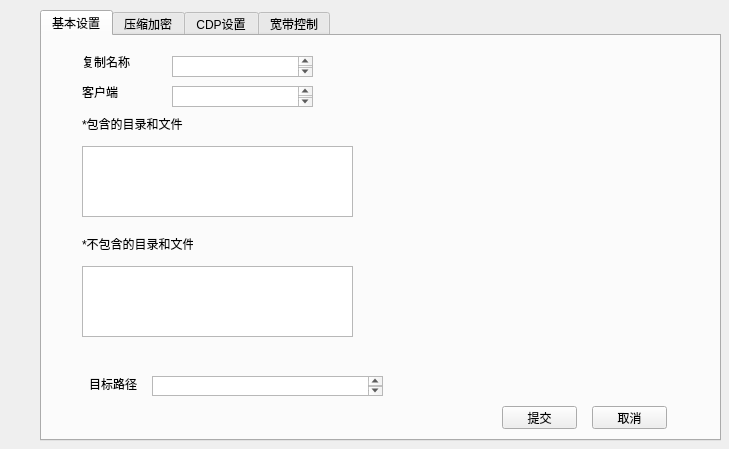
<?xml version="1.0" encoding="UTF-8"?>
<ui version="4.0">
 <class>RulesForm</class>
 <widget class="QWidget" name="RulesForm">
  <property name="geometry">
   <rect>
    <x>0</x>
    <y>0</y>
    <width>729</width>
    <height>449</height>
   </rect>
  </property>
  <property name="windowTitle">
   <string>Form</string>
  </property>
  <widget class="QTabWidget" name="ruleTab">
   <property name="enabled">
    <bool>true</bool>
   </property>
   <property name="geometry">
    <rect>
     <x>40</x>
     <y>10</y>
     <width>681</width>
     <height>431</height>
    </rect>
   </property>
   <property name="currentIndex">
    <number>0</number>
   </property>
   <widget class="QWidget" name="tab">
    <attribute name="title">
     <string>基本设置</string>
    </attribute>
    <widget class="QLabel" name="label">
     <property name="geometry">
      <rect>
       <x>40</x>
       <y>20</y>
       <width>54</width>
       <height>12</height>
      </rect>
     </property>
     <property name="text">
      <string>复制名称</string>
     </property>
    </widget>
    <widget class="QLabel" name="label_2">
     <property name="geometry">
      <rect>
       <x>40</x>
       <y>50</y>
       <width>54</width>
       <height>12</height>
      </rect>
     </property>
     <property name="text">
      <string>客户端</string>
     </property>
    </widget>
    <widget class="QTextEdit" name="textEdit">
     <property name="geometry">
      <rect>
       <x>130</x>
       <y>20</y>
       <width>141</width>
       <height>21</height>
      </rect>
     </property>
    </widget>
    <widget class="QTextEdit" name="textEdit_2">
     <property name="geometry">
      <rect>
       <x>130</x>
       <y>50</y>
       <width>141</width>
       <height>21</height>
      </rect>
     </property>
    </widget>
    <widget class="QLabel" name="label_3">
     <property name="geometry">
      <rect>
       <x>40</x>
       <y>80</y>
       <width>111</width>
       <height>16</height>
      </rect>
     </property>
     <property name="text">
      <string>*包含的目录和文件</string>
     </property>
    </widget>
    <widget class="QPlainTextEdit" name="plainTextEdit">
     <property name="geometry">
      <rect>
       <x>40</x>
       <y>110</y>
       <width>271</width>
       <height>71</height>
      </rect>
     </property>
    </widget>
    <widget class="QPlainTextEdit" name="plainTextEdit_2">
     <property name="geometry">
      <rect>
       <x>40</x>
       <y>230</y>
       <width>271</width>
       <height>71</height>
      </rect>
     </property>
    </widget>
    <widget class="QLabel" name="label_4">
     <property name="geometry">
      <rect>
       <x>40</x>
       <y>200</y>
       <width>111</width>
       <height>16</height>
      </rect>
     </property>
     <property name="text">
      <string>*不包含的目录和文件</string>
     </property>
    </widget>
    <widget class="QLabel" name="label_5">
     <property name="geometry">
      <rect>
       <x>47</x>
       <y>340</y>
       <width>51</width>
       <height>16</height>
      </rect>
     </property>
     <property name="text">
      <string>目标路径</string>
     </property>
    </widget>
    <widget class="QTextEdit" name="textEdit_3">
     <property name="geometry">
      <rect>
       <x>110</x>
       <y>340</y>
       <width>231</width>
       <height>20</height>
      </rect>
     </property>
    </widget>
    <widget class="QPushButton" name="pushButton">
     <property name="geometry">
      <rect>
       <x>460</x>
       <y>370</y>
       <width>75</width>
       <height>23</height>
      </rect>
     </property>
     <property name="text">
      <string>提交</string>
     </property>
    </widget>
    <widget class="QPushButton" name="pushButton_2">
     <property name="geometry">
      <rect>
       <x>550</x>
       <y>370</y>
       <width>75</width>
       <height>23</height>
      </rect>
     </property>
     <property name="text">
      <string>取消</string>
     </property>
    </widget>
   </widget>
   <widget class="QWidget" name="tab_2">
    <attribute name="title">
     <string>压缩加密</string>
    </attribute>
    <widget class="QCheckBox" name="checkBox">
     <property name="geometry">
      <rect>
       <x>60</x>
       <y>40</y>
       <width>71</width>
       <height>21</height>
      </rect>
     </property>
     <property name="text">
      <string>加密</string>
     </property>
    </widget>
    <widget class="QCheckBox" name="checkBox_2">
     <property name="geometry">
      <rect>
       <x>60</x>
       <y>80</y>
       <width>71</width>
       <height>16</height>
      </rect>
     </property>
     <property name="text">
      <string>压缩</string>
     </property>
    </widget>
    <widget class="QRadioButton" name="radioButton">
     <property name="geometry">
      <rect>
       <x>140</x>
       <y>80</y>
       <width>41</width>
       <height>16</height>
      </rect>
     </property>
     <property name="text">
      <string>低</string>
     </property>
    </widget>
    <widget class="QRadioButton" name="radioButton_2">
     <property name="geometry">
      <rect>
       <x>190</x>
       <y>80</y>
       <width>41</width>
       <height>16</height>
      </rect>
     </property>
     <property name="text">
      <string>中</string>
     </property>
    </widget>
    <widget class="QRadioButton" name="radioButton_5">
     <property name="geometry">
      <rect>
       <x>240</x>
       <y>80</y>
       <width>41</width>
       <height>16</height>
      </rect>
     </property>
     <property name="text">
      <string>高</string>
     </property>
    </widget>
    <widget class="QComboBox" name="comboBox">
     <property name="geometry">
      <rect>
       <x>200</x>
       <y>40</y>
       <width>69</width>
       <height>21</height>
      </rect>
     </property>
     <item>
      <property name="text">
       <string>AES</string>
      </property>
     </item>
     <item>
      <property name="text">
       <string>EFS</string>
      </property>
     </item>
     <item>
      <property name="text">
       <string>MD5</string>
      </property>
     </item>
    </widget>
    <widget class="QLabel" name="label_11">
     <property name="geometry">
      <rect>
       <x>130</x>
       <y>40</y>
       <width>54</width>
       <height>21</height>
      </rect>
     </property>
     <property name="text">
      <string>加密类型：</string>
     </property>
    </widget>
    <widget class="QTextEdit" name="textEdit_7">
     <property name="geometry">
      <rect>
       <x>340</x>
       <y>40</y>
       <width>161</width>
       <height>21</height>
      </rect>
     </property>
    </widget>
    <widget class="QLabel" name="label_12">
     <property name="geometry">
      <rect>
       <x>300</x>
       <y>40</y>
       <width>31</width>
       <height>21</height>
      </rect>
     </property>
     <property name="text">
      <string>密钥：</string>
     </property>
    </widget>
   </widget>
   <widget class="QWidget" name="tab_3">
    <attribute name="title">
     <string>CDP设置</string>
    </attribute>
    <widget class="QLabel" name="label_13">
     <property name="geometry">
      <rect>
       <x>80</x>
       <y>70</y>
       <width>21</width>
       <height>21</height>
      </rect>
     </property>
     <property name="text">
      <string>从</string>
     </property>
    </widget>
    <widget class="QCheckBox" name="checkBox_5">
     <property name="geometry">
      <rect>
       <x>50</x>
       <y>20</y>
       <width>91</width>
       <height>21</height>
      </rect>
     </property>
     <property name="text">
      <string>开启CDP</string>
     </property>
    </widget>
    <widget class="QLabel" name="label_14">
     <property name="geometry">
      <rect>
       <x>140</x>
       <y>70</y>
       <width>31</width>
       <height>21</height>
      </rect>
     </property>
     <property name="text">
      <string>天到</string>
     </property>
    </widget>
    <widget class="QLineEdit" name="lineEdit">
     <property name="enabled">
      <bool>false</bool>
     </property>
     <property name="geometry">
      <rect>
       <x>100</x>
       <y>70</y>
       <width>31</width>
       <height>20</height>
      </rect>
     </property>
     <property name="text">
      <string>0</string>
     </property>
    </widget>
    <widget class="QComboBox" name="comboBox_3">
     <property name="geometry">
      <rect>
       <x>180</x>
       <y>70</y>
       <width>69</width>
       <height>21</height>
      </rect>
     </property>
     <property name="currentText">
      <string>4</string>
     </property>
     <property name="currentIndex">
      <number>3</number>
     </property>
     <item>
      <property name="text">
       <string>1</string>
      </property>
     </item>
     <item>
      <property name="text">
       <string>2</string>
      </property>
     </item>
     <item>
      <property name="text">
       <string>3</string>
      </property>
     </item>
     <item>
      <property name="text">
       <string>4</string>
      </property>
     </item>
     <item>
      <property name="text">
       <string>5</string>
      </property>
     </item>
     <item>
      <property name="text">
       <string>6</string>
      </property>
     </item>
     <item>
      <property name="text">
       <string>7</string>
      </property>
     </item>
     <item>
      <property name="text">
       <string>8</string>
      </property>
     </item>
     <item>
      <property name="text">
       <string>9</string>
      </property>
     </item>
     <item>
      <property name="text">
       <string>10</string>
      </property>
     </item>
     <item>
      <property name="text">
       <string>11</string>
      </property>
     </item>
     <item>
      <property name="text">
       <string>12</string>
      </property>
     </item>
     <item>
      <property name="text">
       <string>13</string>
      </property>
     </item>
     <item>
      <property name="text">
       <string>14</string>
      </property>
     </item>
     <item>
      <property name="text">
       <string>15</string>
      </property>
     </item>
    </widget>
    <widget class="QLabel" name="label_24">
     <property name="geometry">
      <rect>
       <x>270</x>
       <y>70</y>
       <width>131</width>
       <height>21</height>
      </rect>
     </property>
     <property name="text">
      <string>保存连续的CDP数据</string>
     </property>
    </widget>
    <widget class="QLabel" name="label_25">
     <property name="geometry">
      <rect>
       <x>270</x>
       <y>110</y>
       <width>131</width>
       <height>21</height>
      </rect>
     </property>
     <property name="text">
      <string>保存合并的CDP数据</string>
     </property>
    </widget>
    <widget class="QLabel" name="label_26">
     <property name="geometry">
      <rect>
       <x>140</x>
       <y>110</y>
       <width>31</width>
       <height>21</height>
      </rect>
     </property>
     <property name="text">
      <string>天到</string>
     </property>
    </widget>
    <widget class="QComboBox" name="comboBox_4">
     <property name="geometry">
      <rect>
       <x>180</x>
       <y>110</y>
       <width>69</width>
       <height>21</height>
      </rect>
     </property>
     <property name="currentText">
      <string>30</string>
     </property>
     <property name="currentIndex">
      <number>0</number>
     </property>
     <item>
      <property name="text">
       <string>30</string>
      </property>
     </item>
     <item>
      <property name="text">
       <string>40</string>
      </property>
     </item>
     <item>
      <property name="text">
       <string>50</string>
      </property>
     </item>
     <item>
      <property name="text">
       <string>60</string>
      </property>
     </item>
    </widget>
    <widget class="QLineEdit" name="lineEdit_2">
     <property name="enabled">
      <bool>false</bool>
     </property>
     <property name="geometry">
      <rect>
       <x>100</x>
       <y>110</y>
       <width>31</width>
       <height>20</height>
      </rect>
     </property>
     <property name="text">
      <string>4</string>
     </property>
    </widget>
    <widget class="QLabel" name="label_27">
     <property name="geometry">
      <rect>
       <x>80</x>
       <y>110</y>
       <width>21</width>
       <height>21</height>
      </rect>
     </property>
     <property name="text">
      <string>从</string>
     </property>
    </widget>
    <widget class="QLabel" name="label_41">
     <property name="geometry">
      <rect>
       <x>270</x>
       <y>150</y>
       <width>131</width>
       <height>21</height>
      </rect>
     </property>
     <property name="text">
      <string>按30天保存的CDP数据</string>
     </property>
    </widget>
    <widget class="QComboBox" name="comboBox_8">
     <property name="geometry">
      <rect>
       <x>180</x>
       <y>150</y>
       <width>69</width>
       <height>21</height>
      </rect>
     </property>
     <property name="currentText">
      <string>180</string>
     </property>
     <property name="currentIndex">
      <number>0</number>
     </property>
     <item>
      <property name="text">
       <string>180</string>
      </property>
     </item>
     <item>
      <property name="text">
       <string>270</string>
      </property>
     </item>
     <item>
      <property name="text">
       <string>360</string>
      </property>
     </item>
    </widget>
    <widget class="QLineEdit" name="lineEdit_5">
     <property name="enabled">
      <bool>false</bool>
     </property>
     <property name="geometry">
      <rect>
       <x>100</x>
       <y>150</y>
       <width>31</width>
       <height>20</height>
      </rect>
     </property>
     <property name="text">
      <string>30</string>
     </property>
    </widget>
    <widget class="QLabel" name="label_42">
     <property name="geometry">
      <rect>
       <x>80</x>
       <y>150</y>
       <width>21</width>
       <height>21</height>
      </rect>
     </property>
     <property name="text">
      <string>从</string>
     </property>
    </widget>
    <widget class="QLabel" name="label_43">
     <property name="geometry">
      <rect>
       <x>140</x>
       <y>150</y>
       <width>31</width>
       <height>21</height>
      </rect>
     </property>
     <property name="text">
      <string>天到</string>
     </property>
    </widget>
   </widget>
   <widget class="QWidget" name="tab_4">
    <attribute name="title">
     <string>宽带控制</string>
    </attribute>
    <widget class="QLabel" name="label_44">
     <property name="geometry">
      <rect>
       <x>40</x>
       <y>20</y>
       <width>61</width>
       <height>21</height>
      </rect>
     </property>
     <property name="text">
      <string>宽带控制</string>
     </property>
    </widget>
    <widget class="QCheckBox" name="checkBox_12">
     <property name="geometry">
      <rect>
       <x>40</x>
       <y>70</y>
       <width>61</width>
       <height>16</height>
      </rect>
     </property>
     <property name="text">
      <string>星期一</string>
     </property>
    </widget>
    <widget class="QCheckBox" name="checkBox_13">
     <property name="geometry">
      <rect>
       <x>110</x>
       <y>70</y>
       <width>61</width>
       <height>16</height>
      </rect>
     </property>
     <property name="text">
      <string>星期二</string>
     </property>
    </widget>
    <widget class="QCheckBox" name="checkBox_14">
     <property name="geometry">
      <rect>
       <x>180</x>
       <y>70</y>
       <width>61</width>
       <height>16</height>
      </rect>
     </property>
     <property name="text">
      <string>星期三</string>
     </property>
    </widget>
    <widget class="QCheckBox" name="checkBox_15">
     <property name="geometry">
      <rect>
       <x>250</x>
       <y>70</y>
       <width>61</width>
       <height>16</height>
      </rect>
     </property>
     <property name="text">
      <string>星期四</string>
     </property>
    </widget>
    <widget class="QCheckBox" name="checkBox_16">
     <property name="geometry">
      <rect>
       <x>320</x>
       <y>70</y>
       <width>61</width>
       <height>16</height>
      </rect>
     </property>
     <property name="text">
      <string>星期五</string>
     </property>
    </widget>
    <widget class="QCheckBox" name="checkBox_17">
     <property name="geometry">
      <rect>
       <x>390</x>
       <y>70</y>
       <width>61</width>
       <height>16</height>
      </rect>
     </property>
     <property name="text">
      <string>星期六</string>
     </property>
    </widget>
    <widget class="QCheckBox" name="checkBox_27">
     <property name="geometry">
      <rect>
       <x>460</x>
       <y>70</y>
       <width>61</width>
       <height>16</height>
      </rect>
     </property>
     <property name="text">
      <string>星期日</string>
     </property>
    </widget>
    <widget class="QLabel" name="label_62">
     <property name="geometry">
      <rect>
       <x>60</x>
       <y>110</y>
       <width>61</width>
       <height>21</height>
      </rect>
     </property>
     <property name="text">
      <string>开始时间：</string>
     </property>
    </widget>
    <widget class="QLabel" name="label_81">
     <property name="geometry">
      <rect>
       <x>320</x>
       <y>110</y>
       <width>61</width>
       <height>21</height>
      </rect>
     </property>
     <property name="text">
      <string>结束时间：</string>
     </property>
    </widget>
    <widget class="QLabel" name="label_82">
     <property name="geometry">
      <rect>
       <x>60</x>
       <y>150</y>
       <width>61</width>
       <height>21</height>
      </rect>
     </property>
     <property name="text">
      <string>带宽：</string>
     </property>
    </widget>
    <widget class="QPushButton" name="pushButton_13">
     <property name="geometry">
      <rect>
       <x>320</x>
       <y>150</y>
       <width>75</width>
       <height>23</height>
      </rect>
     </property>
     <property name="text">
      <string>添加</string>
     </property>
    </widget>
    <widget class="QTreeWidget" name="treeWidget">
     <property name="geometry">
      <rect>
       <x>40</x>
       <y>190</y>
       <width>521</width>
       <height>192</height>
      </rect>
     </property>
     <column>
      <property name="text">
       <string>星期</string>
      </property>
     </column>
     <column>
      <property name="text">
       <string>时间</string>
      </property>
     </column>
     <column>
      <property name="text">
       <string>带宽</string>
      </property>
     </column>
     <column>
      <property name="text">
       <string>操作</string>
      </property>
     </column>
    </widget>
    <widget class="QTimeEdit" name="timeEdit">
     <property name="geometry">
      <rect>
       <x>130</x>
       <y>110</y>
       <width>118</width>
       <height>22</height>
      </rect>
     </property>
    </widget>
    <widget class="QTimeEdit" name="timeEdit_2">
     <property name="geometry">
      <rect>
       <x>400</x>
       <y>110</y>
       <width>118</width>
       <height>22</height>
      </rect>
     </property>
    </widget>
    <widget class="QSpinBox" name="spinBox">
     <property name="geometry">
      <rect>
       <x>110</x>
       <y>150</y>
       <width>42</width>
       <height>22</height>
      </rect>
     </property>
    </widget>
    <widget class="QComboBox" name="comboBox_5">
     <property name="geometry">
      <rect>
       <x>170</x>
       <y>150</y>
       <width>41</width>
       <height>21</height>
      </rect>
     </property>
     <property name="currentText">
      <string>Mb</string>
     </property>
     <property name="currentIndex">
      <number>0</number>
     </property>
     <item>
      <property name="text">
       <string>Mb</string>
      </property>
     </item>
     <item>
      <property name="text">
       <string>Kb</string>
      </property>
     </item>
    </widget>
   </widget>
  </widget>
 </widget>
 <resources/>
 <connections/>
</ui>
